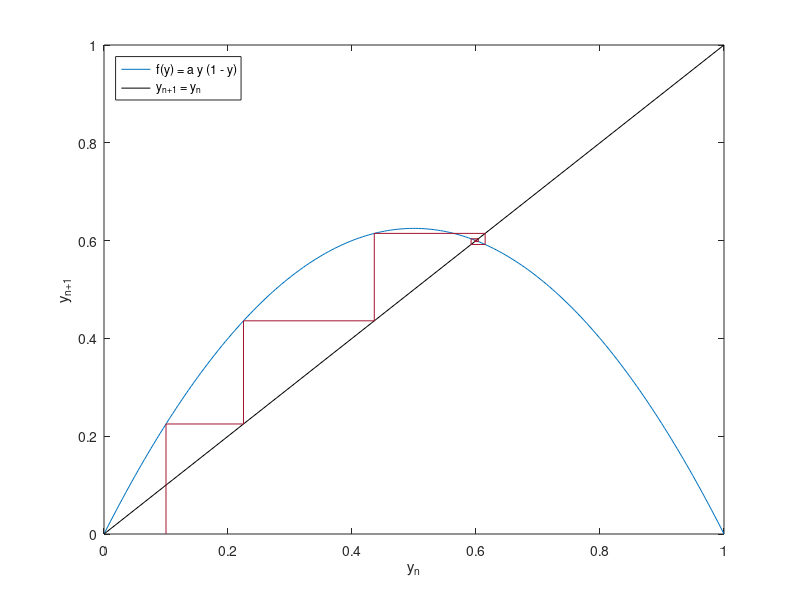

Source code (MATLAB):
% Fig. 1.21: Update function and staircase diagram (book, Section 1.3, Eq. 1.30)
% f(y) = a y (1 - y) with a = 2.5, initial value y_0 = 0.1
% (c) 2026 Philipp Kügler · Program for the book "Dynamical Systems in the Life Sciences" · MIT License (see LICENSE)
a = 2.5; y0 = 0.1; N = 12;
f = @(y) a * y .* (1 - y);

y = linspace(0, 1, 200);
plot(y, f(y), 'Color', [0 0.447 0.741]); hold on
plot([0 1], [0 1], 'k-');

% staircase: vertically to the graph, horizontally to the diagonal
yn = y0;
px = yn; py = 0;
for k = 1:N
    yneu = f(yn);
    px = [px yn yneu]; py = [py yneu yneu];
    yn = yneu;
end
plot(px, py, 'Color', [0.64 0.08 0.18]);
fprintf('y_%d = %.6f,  steady state 1 - 1/a = %.6f\n', N, yn, 1 - 1/a);

xlabel('y_n'); ylabel('y_{n+1}'); legend('f(y) = a y (1 - y)', 'y_{n+1} = y_n', 'Location', 'northwest');
hold off
